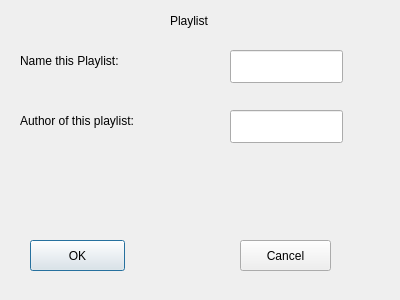
<?xml version="1.0" encoding="UTF-8"?>
<ui version="4.0">
 <class>playlist</class>
 <widget class="QDialog" name="playlist">
  <property name="geometry">
   <rect>
    <x>0</x>
    <y>0</y>
    <width>400</width>
    <height>300</height>
   </rect>
  </property>
  <property name="windowTitle">
   <string>Dialog</string>
  </property>
  <widget class="QLabel" name="label">
   <property name="geometry">
    <rect>
     <x>170</x>
     <y>10</y>
     <width>67</width>
     <height>21</height>
    </rect>
   </property>
   <property name="text">
    <string>Playlist</string>
   </property>
  </widget>
  <widget class="QLabel" name="label_2">
   <property name="geometry">
    <rect>
     <x>20</x>
     <y>50</y>
     <width>131</width>
     <height>21</height>
    </rect>
   </property>
   <property name="text">
    <string>Name this Playlist:</string>
   </property>
  </widget>
  <widget class="QLabel" name="label_3">
   <property name="geometry">
    <rect>
     <x>20</x>
     <y>110</y>
     <width>161</width>
     <height>21</height>
    </rect>
   </property>
   <property name="text">
    <string>Author of this playlist: </string>
   </property>
  </widget>
  <widget class="QPushButton" name="pushButton">
   <property name="geometry">
    <rect>
     <x>30</x>
     <y>240</y>
     <width>95</width>
     <height>31</height>
    </rect>
   </property>
   <property name="text">
    <string>OK</string>
   </property>
  </widget>
  <widget class="QPushButton" name="pushButton_2">
   <property name="geometry">
    <rect>
     <x>240</x>
     <y>240</y>
     <width>91</width>
     <height>31</height>
    </rect>
   </property>
   <property name="text">
    <string>Cancel</string>
   </property>
  </widget>
  <widget class="QLineEdit" name="lineEdit">
   <property name="geometry">
    <rect>
     <x>230</x>
     <y>50</y>
     <width>113</width>
     <height>33</height>
    </rect>
   </property>
  </widget>
  <widget class="QLineEdit" name="lineEdit_2">
   <property name="geometry">
    <rect>
     <x>230</x>
     <y>110</y>
     <width>113</width>
     <height>33</height>
    </rect>
   </property>
  </widget>
 </widget>
 <resources/>
 <connections>
  <connection>
   <sender>pushButton_2</sender>
   <signal>clicked()</signal>
   <receiver>playlist</receiver>
   <slot>close()</slot>
   <hints>
    <hint type="sourcelabel">
     <x>290</x>
     <y>252</y>
    </hint>
    <hint type="destinationlabel">
     <x>256</x>
     <y>189</y>
    </hint>
   </hints>
  </connection>
  <connection>
   <sender>pushButton</sender>
   <signal>clicked()</signal>
   <receiver>playlist</receiver>
   <slot>hide()</slot>
   <hints>
    <hint type="sourcelabel">
     <x>89</x>
     <y>250</y>
    </hint>
    <hint type="destinationlabel">
     <x>65</x>
     <y>213</y>
    </hint>
   </hints>
  </connection>
 </connections>
</ui>
